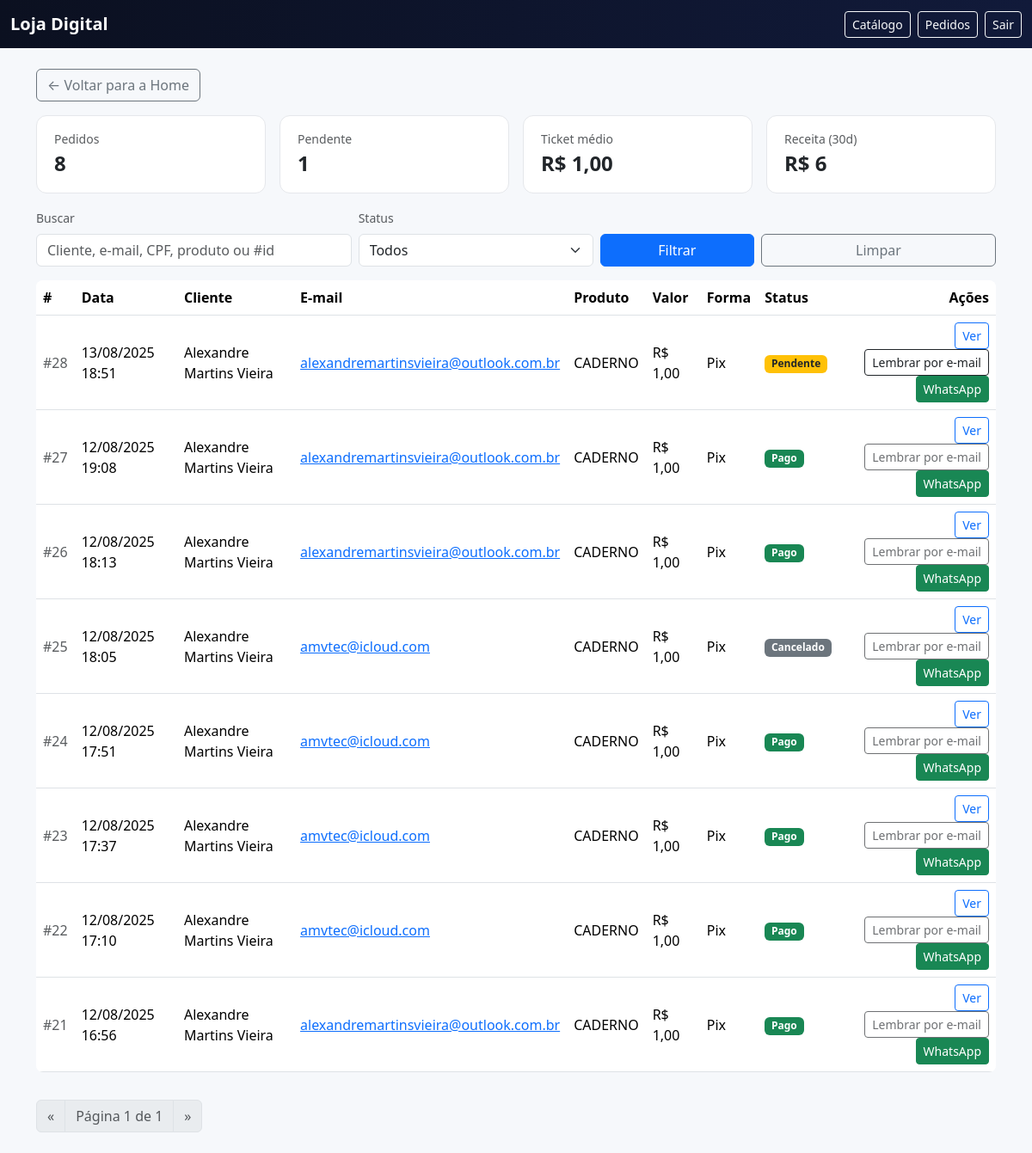
The app's page /pedidos/ (signed in), older data.
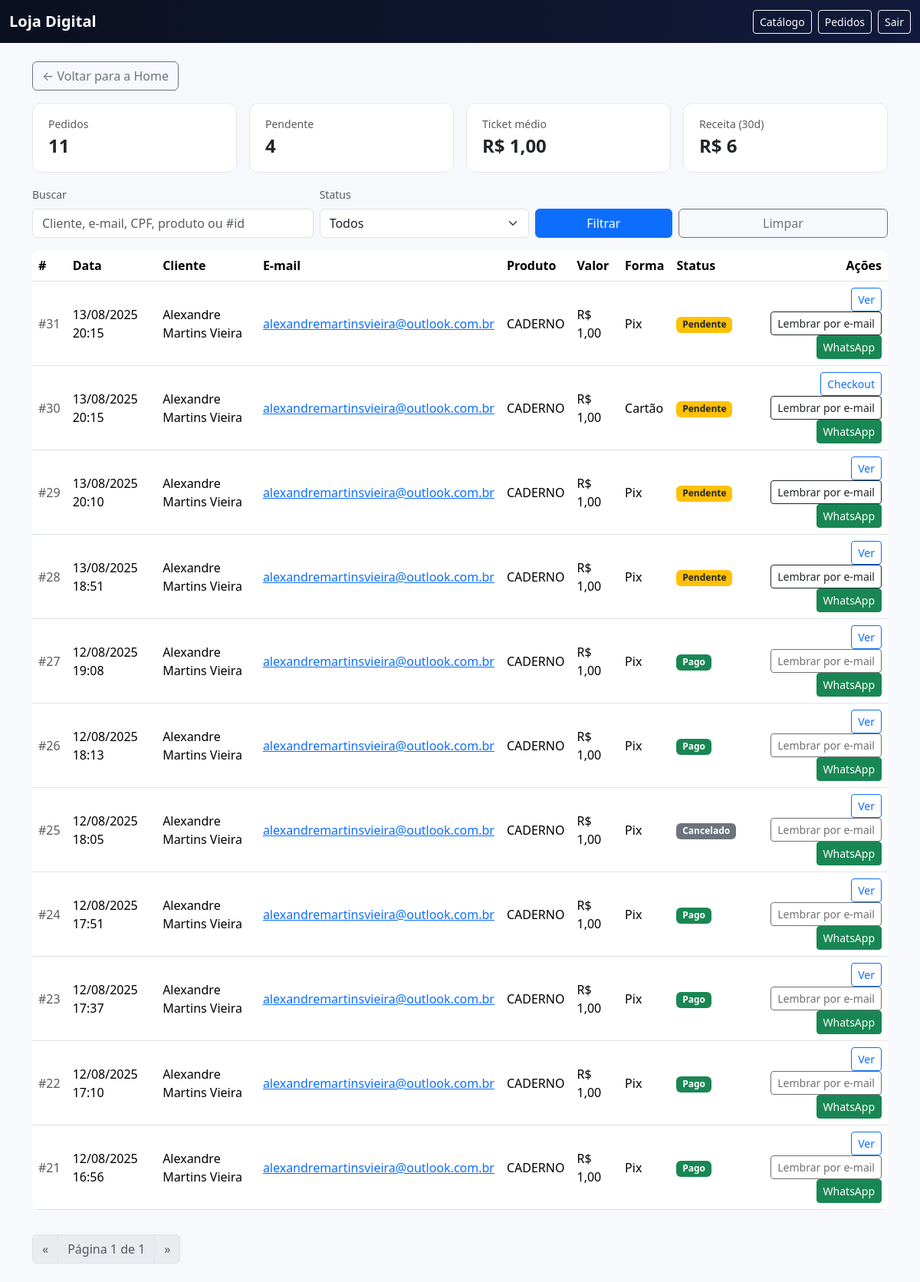
The same page, newer data.
### vendas/models.py (models this page shows, shortened)
class Order(models.Model):
    STATUS = [
        ("pending", "Pendente"),
        ("paid", "Pago"),
        ("cancelled", "Cancelado"),
    ]
    PAYMENT_TYPE = [
        ("pix", "Pix"),
        ("card", "Cartão"),
    ]
    product = models.ForeignKey('Product', on_delete=models.PROTECT, related_name="orders")
    customer = models.ForeignKey('Customer', on_delete=models.PROTECT, related_name="orders")
    amount = models.DecimalField("Valor", max_digits=10, decimal_places=2)
    status = models.CharField("Status", max_length=10, choices=STATUS, default="pending", db_index=True)
    payment_type = models.CharField("Forma de pagamento", max_length=10, choices=PAYMENT_TYPE, default="pix", db_index=True)
    created_at = models.DateTimeField(auto_now_add=True)
    expires_at = models.DateTimeField("Expira em", default=default_order_expiry)
    gateway = models.CharField(max_length=40, default="mercadopago")
    preference_id = models.CharField(max_length=120, blank=True)
    external_ref = models.CharField(max_length=120, blank=True, help_text="Ex: order-<id>")
    payment_id = models.CharField("MP Payment ID", max_length=64, blank=True, null=True, unique=True)
    pix_qr_code = models.TextField("Pix copia-e-cola", blank=True)
    pix_qr_base64 = models.TextField("QR base64", blank=True)
    pix_ticket_url = models.URLField("Ticket URL", blank=True)
    installments = models.PositiveIntegerField("Parcelas", default=1)
    card_brand = models.CharField("Bandeira", max_length=20, blank=True)
    card_last4 = models.CharField("Final", max_length=4, blank=True)
    card_holder = models.CharField("Titular", max_length=120, blank=True)
    class Meta:
        ordering = ["-created_at"]
        indexes = [
            models.Index(fields=["status"]),
            models.Index(fields=["payment_type"]),
            models.Index(fields=["created_at"]),
            models.Index(fields=["product", "status"]),
        ]

class Customer(models.Model):
    full_name = models.CharField("Nome completo", max_length=160)
    cpf = models.CharField("CPF", max_length=14, unique=True)  # salvo formatado 000.000.000-00
    email = models.EmailField("E-mail")
    phone = models.CharField("Telefone/WhatsApp", max_length=30, blank=True)  # será salvo como +55DDXXXXXXXXX
    created_at = models.DateTimeField(auto_now_add=True)
    class Meta:
        ordering = ["-created_at"]

class Product(models.Model):
    title = models.CharField("Título", max_length=160)
    slug = models.SlugField(unique=True, max_length=180, editable=False)
    checkout_token = models.UUIDField(default=uuid.uuid4, editable=False, unique=True)
    description = models.TextField("Descrição", blank=True)
    image = models.ImageField(
        "Imagem",
        upload_to="produtos/imagens/",
        blank=True, null=True,
        **IMAGE_STORAGE_KW,
    )
    video_url = models.URLField("Vídeo (URL)", blank=True)
    digital_file = models.FileField(
        "Arquivo digital",
        upload_to="produtos/arquivos/",
        blank=True, null=True,
        **RAW_STORAGE_KW,
    )
    price = models.DecimalField("Preço (R$)", max_digits=10, decimal_places=2)
    promo_active = models.BooleanField("Promoção ativa?", default=False)
    promo_price = models.DecimalField(
        "Preço promocional (R$)", max_digits=10, decimal_places=2, blank=True, null=True
    )
    active = models.BooleanField("Ativo", default=True)
    created_at = models.DateTimeField(auto_now_add=True)
    class Meta:
        ordering = ["-created_at"]

### vendas/views.py (the view, shortened to what this page needs)
# urls.py: path("pedidos/", views.orders_list, name="orders_list"),
@staff_member_required
def orders_list(request):
    qs = (
        Order.objects
        .select_related("product", "customer")
        .order_by("-created_at")
    )
    status = (request.GET.get("status") or "").lower()
    if status in {"pending", "paid", "cancelled"}:
        qs = qs.filter(status=status)
    q = (request.GET.get("q") or "").strip()
    paginator = Paginator(qs, 20)
    page_obj = paginator.get_page(request.GET.get("page"))
    last_30 = timezone.now() - timedelta(days=30)
    receita_30 = (
        Order.objects.filter(status="paid", created_at__gte=last_30)
        .aggregate(total=Coalesce(Sum("amount"), Value(0, output_field=DecimalField(max_digits=12, decimal_places=2))))
        .get("total") or Decimal("0")
    )
    paid_agg = (
        Order.objects.filter(status="paid")
        .aggregate(
            total=Coalesce(Sum("amount"), Value(0, output_field=DecimalField(max_digits=12, decimal_places=2))),
            qtd=Coalesce(Count("id"), Value(0))
        )
    )
    ticket_medio = Decimal("0")
    if paid_agg["qtd"]:
        ticket_medio = (paid_agg["total"] / Decimal(paid_agg["qtd"])).quantize(Decimal("0.01"))
    counts = {
        "todos": Order.objects.count(),
        "pending": Order.objects.filter(status="pending").count(),
        "paid": Order.objects.filter(status="paid").count(),
        "cancelled": Order.objects.filter(status="cancelled").count(),
    }
    ctx = {
        "orders": page_obj,
        "page_obj": page_obj,
        "q": q,
        "status": status,
        "counts": counts,
        "receita_30": receita_30,
        "ticket_medio": ticket_medio,
    }
    return render(request, "vendas/orders_list.html", ctx)

### vendas/templates/vendas/orders_list.html (shortened to what the changed rows need)
<!doctype html>
<html lang="pt-br">
<head>
  <link href="https://cdn.jsdelivr.net/npm/bootstrap@5.3.3/dist/css/bootstrap.min.css" rel="stylesheet" />
</head>
<body>
<main class="container py-4">
  <div class="row g-3 mb-3">
    <div class="col-6 col-md-3">
      <div class="kpi">
        <div class="small text-muted">Pedidos</div>
        <div class="fs-4 fw-bold">{{ counts.todos }}</div>
      </div>
    </div>
    <div class="col-6 col-md-3">
      <div class="kpi">
        <div class="small text-muted">Pendente</div>
        <div class="fs-4 fw-bold">{{ counts.pending }}</div>
      </div>
    </div>
  </div>
  {% if orders %}
    <div class="table-responsive">
      <table class="table align-middle bg-white rounded-3 overflow-hidden">
        <thead>
          <tr>
            <th>#</th>
            <th>Data</th>
            <th>Cliente</th>
            <th>E-mail</th>
            <th>Produto</th>
            <th>Valor</th>
            <th>Forma</th>
            <th>Status</th>
            <th class="text-end">Ações</th>
          </tr>
        </thead>
        <tbody>
          {% for o in orders %}
            <tr>
              <td class="text-muted">#{{ o.id }}</td>
              <td>{{ o.created_at|date:"d/m/Y H:i" }}</td>
              <td>{{ o.customer.full_name }}</td>
              <td><a href="mailto:{{ o.customer.email }}">{{ o.customer.email }}</a></td>
              <td class="text-truncate" style="max-width:260px;">{{ o.product.title }}</td>
              <td>R$ {{ o.amount }}</td>
              <td>{{ o.get_payment_type_display }}</td>
              <td>
                {% if o.status == 'paid' %}
                  <span class="badge bg-success">Pago</span>
                {% elif o.status == 'pending' %}
                  <span class="badge bg-warning text-dark">Pendente</span>
                {% else %}
                  <span class="badge bg-secondary">Cancelado</span>
                {% endif %}
              </td>
              <td class="text-end">
                {% if o.payment_type == 'pix' %}
                  <a class="btn btn-sm btn-outline-primary" href="{% url 'payment_pending' o.id %}">Ver</a>
                {% else %}
                  <a class="btn btn-sm btn-outline-primary" href="{% url 'pay_card' o.id %}">Checkout</a>
                {% endif %}
                <form action="{% url 'order_send_reminder' o.id %}" method="post" class="d-inline">
                  <button class="btn btn-sm btn-outline-dark" {% if o.status != 'pending' %}disabled{% endif %}>
                    Lembrar por e-mail
                  </button>
                </form>
                {% if o.customer.phone %}
                  <a
                    class="btn btn-sm btn-success ms-1 btn-wa"
                    target="_blank" rel="noopener"
                    data-phone="{{ o.customer.phone }}"
                    data-name="{{ o.customer.full_name|default:'' }}"
                    data-order="{{ o.id }}"
                    data-link="{% if o.payment_type == 'pix' %}{% url 'payment_pending' o.id %}{% else %}{% url 'pay_card' o.id %}{% endif %}">
                    WhatsApp
                  </a>
                {% endif %}
              </td>
            </tr>
          {% endfor %}
        </tbody>
      </table>
    </div>
  {% else %}
    <div class="alert alert-info">Nenhum pedido encontrado.</div>
  {% endif %}
</main>
</body>
</html>

Row changes from the older to the newer data that the page shows:
added Order: id "31", created_at "13/08/2025 20:15", customer.full_name "Alexandre Martins Vieira", customer.email "alexandremartinsvieira@outlook.com.br", product "CADERNO", amount "1,00", payment_type "Pix", status "Pendente", shows "Ver"
added Order: id "30", created_at "13/08/2025 20:15", customer.full_name "Alexandre Martins Vieira", customer.email "alexandremartinsvieira@outlook.com.br", product "CADERNO", amount "1,00", payment_type "Cartão", status "Pendente", shows "Checkout"
added Order: id "29", created_at "13/08/2025 20:10", customer.full_name "Alexandre Martins Vieira", customer.email "alexandremartinsvieira@outlook.com.br", product "CADERNO", amount "1,00", payment_type "Pix", status "Pendente", shows "Ver"
changed through a linked row, Order id 25: customer.email "amvtec@icloud.com" → "alexandremartinsvieira@outlook.com.br"
changed through a linked row, Order id 24: customer.email "amvtec@icloud.com" → "alexandremartinsvieira@outlook.com.br"
changed through a linked row, Order id 23: customer.email "amvtec@icloud.com" → "alexandremartinsvieira@outlook.com.br"
changed through a linked row, Order id 22: customer.email "amvtec@icloud.com" → "alexandremartinsvieira@outlook.com.br"
Text that changed along with them:
{{ counts.todos }}: "8" → "11"
{{ counts.pending }}: "1" → "4"
